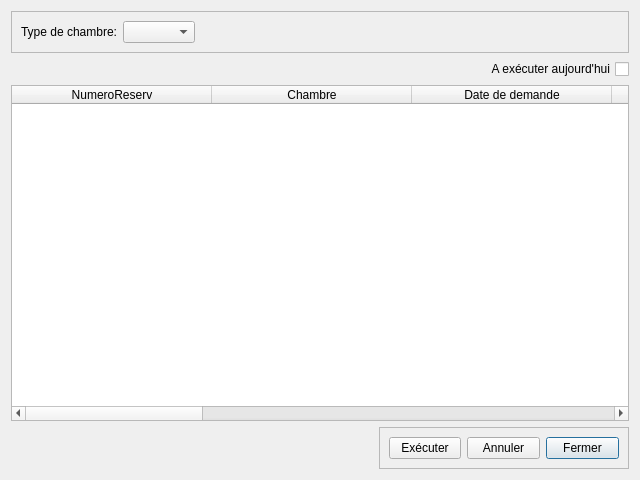
<?xml version="1.0" encoding="UTF-8"?>
<ui version="4.0">
 <class>DgRechercherUneReserv</class>
 <widget class="QDialog" name="DgRechercherUneReserv">
  <property name="geometry">
   <rect>
    <x>0</x>
    <y>0</y>
    <width>640</width>
    <height>480</height>
   </rect>
  </property>
  <property name="windowTitle">
   <string>Rechercher une réservation</string>
  </property>
  <layout class="QGridLayout" name="gridLayout_2">
   <item row="0" column="0">
    <widget class="QFrame" name="frame_2">
     <property name="maximumSize">
      <size>
       <width>16777215</width>
       <height>42</height>
      </size>
     </property>
     <property name="frameShape">
      <enum>QFrame::StyledPanel</enum>
     </property>
     <property name="frameShadow">
      <enum>QFrame::Raised</enum>
     </property>
     <layout class="QFormLayout" name="formLayout">
      <item row="0" column="0">
       <layout class="QHBoxLayout" name="horizontalLayout">
        <item>
         <widget class="QLabel" name="label">
          <property name="text">
           <string>Type de chambre:</string>
          </property>
         </widget>
        </item>
        <item>
         <widget class="QComboBox" name="typesDeChambre">
          <property name="sizeAdjustPolicy">
           <enum>QComboBox::AdjustToContents</enum>
          </property>
         </widget>
        </item>
       </layout>
      </item>
     </layout>
    </widget>
   </item>
   <item row="1" column="0">
    <widget class="QCheckBox" name="Aujourd_hui">
     <property name="layoutDirection">
      <enum>Qt::RightToLeft</enum>
     </property>
     <property name="text">
      <string>A exécuter aujourd'hui</string>
     </property>
    </widget>
   </item>
   <item row="2" column="0">
    <widget class="QTableWidget" name="tableWidget">
     <property name="selectionMode">
      <enum>QAbstractItemView::SingleSelection</enum>
     </property>
     <property name="selectionBehavior">
      <enum>QAbstractItemView::SelectRows</enum>
     </property>
     <attribute name="horizontalHeaderDefaultSectionSize">
      <number>200</number>
     </attribute>
     <attribute name="horizontalHeaderDefaultSectionSize">
      <number>200</number>
     </attribute>
     <column>
      <property name="text">
       <string>NumeroReserv</string>
      </property>
     </column>
     <column>
      <property name="text">
       <string>Chambre</string>
      </property>
     </column>
     <column>
      <property name="text">
       <string>Date de demande</string>
      </property>
     </column>
     <column>
      <property name="text">
       <string>Date d'occupation</string>
      </property>
     </column>
     <column>
      <property name="text">
       <string>Durée</string>
      </property>
     </column>
     <column>
      <property name="text">
       <string>Date de sortie</string>
      </property>
     </column>
     <column>
      <property name="text">
       <string>Prix total</string>
      </property>
     </column>
     <column>
      <property name="text">
       <string>Avance</string>
      </property>
     </column>
     <column>
      <property name="text">
       <string>Montant restant</string>
      </property>
     </column>
     <column>
      <property name="text">
       <string>Bénéficiaire</string>
      </property>
     </column>
    </widget>
   </item>
   <item row="3" column="0">
    <widget class="QFrame" name="frame">
     <property name="maximumSize">
      <size>
       <width>250</width>
       <height>16777215</height>
      </size>
     </property>
     <property name="layoutDirection">
      <enum>Qt::RightToLeft</enum>
     </property>
     <property name="frameShape">
      <enum>QFrame::StyledPanel</enum>
     </property>
     <property name="frameShadow">
      <enum>QFrame::Raised</enum>
     </property>
     <layout class="QGridLayout" name="gridLayout">
      <item row="0" column="0">
       <widget class="QPushButton" name="btn_annuler">
        <property name="maximumSize">
         <size>
          <width>75</width>
          <height>16777215</height>
         </size>
        </property>
        <property name="layoutDirection">
         <enum>Qt::LeftToRight</enum>
        </property>
        <property name="text">
         <string>Fermer</string>
        </property>
       </widget>
      </item>
      <item row="0" column="1">
       <widget class="QPushButton" name="btn_supprimer">
        <property name="maximumSize">
         <size>
          <width>75</width>
          <height>16777215</height>
         </size>
        </property>
        <property name="layoutDirection">
         <enum>Qt::LeftToRight</enum>
        </property>
        <property name="text">
         <string>Annuler</string>
        </property>
       </widget>
      </item>
      <item row="0" column="2">
       <widget class="QPushButton" name="btn_executer">
        <property name="maximumSize">
         <size>
          <width>75</width>
          <height>16777215</height>
         </size>
        </property>
        <property name="layoutDirection">
         <enum>Qt::LeftToRight</enum>
        </property>
        <property name="text">
         <string>Exécuter</string>
        </property>
       </widget>
      </item>
     </layout>
    </widget>
   </item>
  </layout>
 </widget>
 <resources/>
 <connections/>
</ui>
